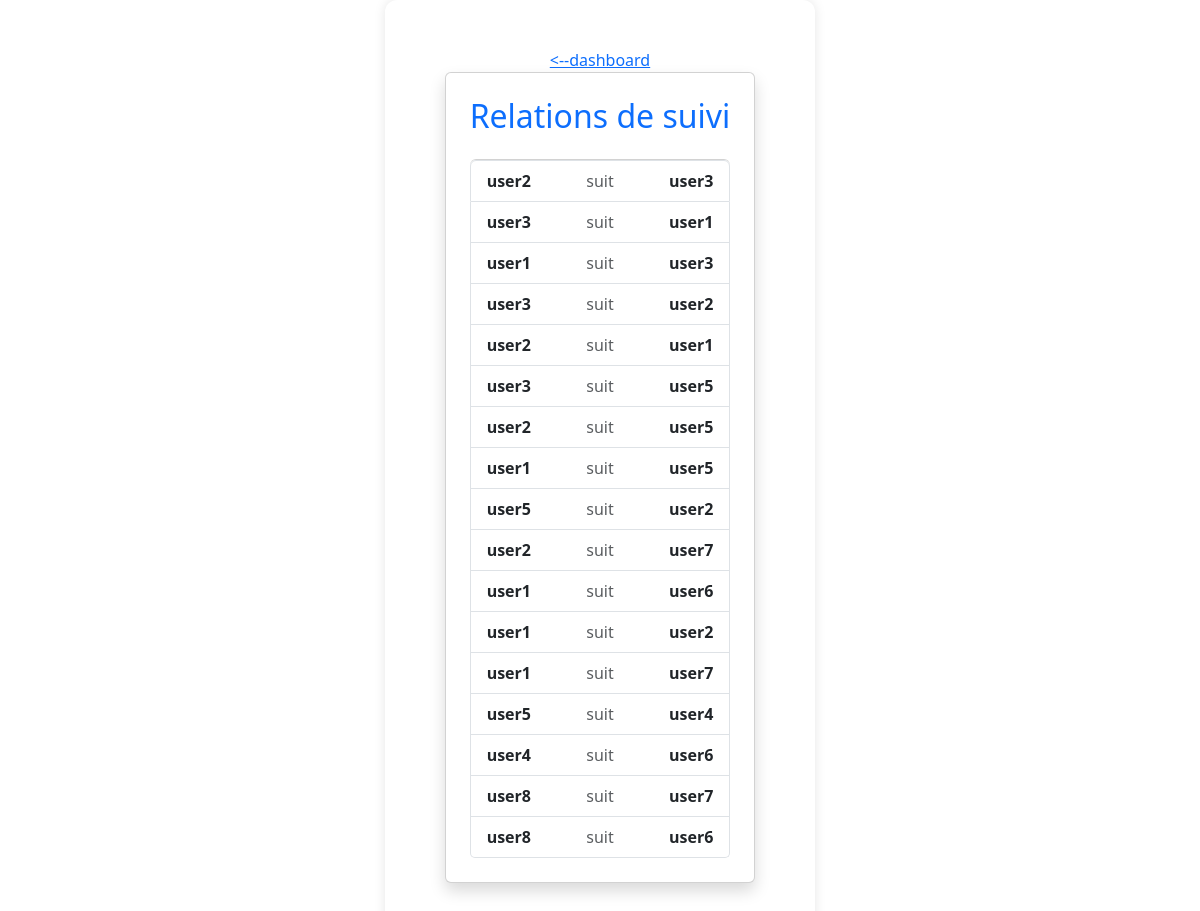
/user_follow_list/ (signed in), run on the app's committed database.
### reviews/models.py (models this page shows, shortened)
class UserFollows(models.Model):
    user = models.ForeignKey(
        settings.AUTH_USER_MODEL,
        related_name='following',
        on_delete=models.CASCADE
    )
    followed_user = models.ForeignKey(
        settings.AUTH_USER_MODEL,
        related_name='followed_by',
        on_delete=models.CASCADE
    )
    class Meta:
        unique_together = ('user', 'followed_user')

### authentication/models.py (models this page shows)
class User(AbstractUser):
    SUBSCRIBER = 'SUBSCRIBER'
    ROLE_CHOICES = (
        (SUBSCRIBER, 'Abonné'),
    )
    profile_photo = models.ImageField(verbose_name='Photo de profil', blank=True, null=True)
    role = models.CharField(max_length=30, choices=ROLE_CHOICES, verbose_name='Rôle')

### reviews/views.py (the view)
# urls.py: path('user_follow_list/', reviews.views.user_follow_list, name='user_follow_list'),
@login_required
def user_follow_list(request):
    follows = UserFollows.objects.all()
    return render(request, 'reviews/user_follow_list.html', {'follows': follows})

### reviews/templates/reviews/user_follow_list.html
{% extends 'base.html' %}
{% block content %}
<a href="{% url 'dashboard' %}"><--dashboard</a>
<link href="https://cdn.jsdelivr.net/npm/bootstrap@5.3.0/dist/css/bootstrap.min.css" rel="stylesheet">
<div class="container d-flex justify-content-center align-items-center" style="min-height: 80vh;">
    <div class="card shadow p-4 w-100" style="max-width: 600px;">
        <h2 class="text-center mb-4 text-primary">Relations de suivi</h2>
        <ul class="list-group">
            {% for follow in follows %}
                <li class="list-group-item d-flex justify-content-between align-items-center">
                    <strong>{{ follow.user.username }}</strong>
                    <span class="text-muted">suit</span>
                    <strong>{{ follow.followed_user.username }}</strong>
                </li>
            {% empty %}
                <li class="list-group-item text-center text-muted">
                    Aucune relation de suivi trouvée.
                </li>
            {% endfor %}
        </ul>
    </div>
</div>
{% endblock %}

### static/css/styles.css (style rules this page uses)
.card { box-shadow: 0 2px 4px rgba(0,0,0,0.1); margin-bottom: 20px; }
body { min-height: 100vh; display: flex; justify-content: center; align-items: center; background: #f8f9fa; font-family: 'Segoe UI', sans-serif; }

### data on the page
UserFollows: user.username "user2", followed_user.username "user3"
UserFollows: user.username "user3", followed_user.username "user1"
UserFollows: user.username "user1", followed_user.username "user3"
UserFollows: user.username "user3", followed_user.username "user2"
UserFollows: user.username "user2", followed_user.username "user1"
UserFollows: user.username "user3", followed_user.username "user5"
UserFollows: user.username "user2", followed_user.username "user5"
UserFollows: user.username "user1", followed_user.username "user5"
UserFollows: user.username "user5", followed_user.username "user2"
UserFollows: user.username "user2", followed_user.username "user7"
UserFollows: user.username "user1", followed_user.username "user6"
UserFollows: user.username "user1", followed_user.username "user2"
UserFollows: user.username "user1", followed_user.username "user7"
UserFollows: user.username "user5", followed_user.username "user4"
UserFollows: user.username "user4", followed_user.username "user6"
UserFollows: user.username "user8", followed_user.username "user7"
UserFollows: user.username "user8", followed_user.username "user6"
